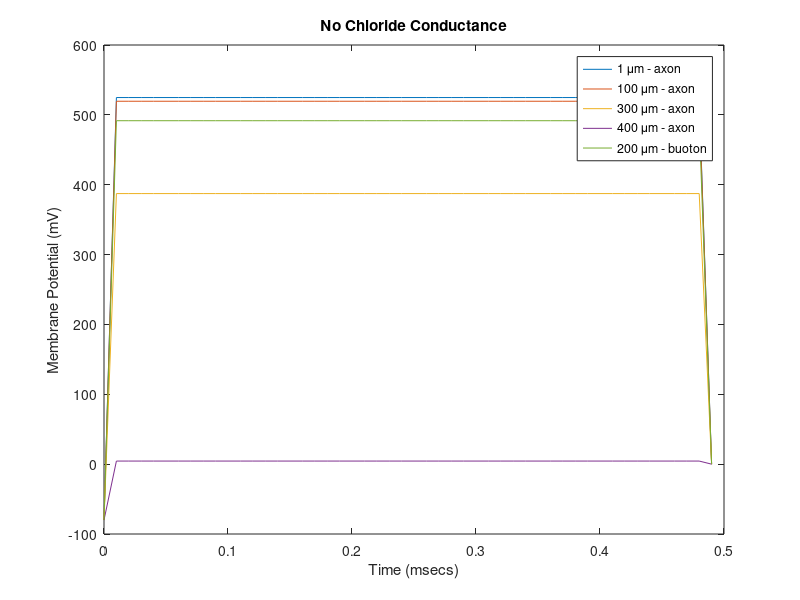

This chart was generated by the following MATLAB code:

% Author: Enes Haxhimali
% Axon Type: myelinated 

% Parameters

%These simulations are all done with a 1 mew m thick axon%

d_x = 10; % compartment size 
d_t = 10; % step size 

axon_length = 400;
total_time = 500; 
J = axon_length/d_x;% number of compartment    %%%%%%%%%%%%%%%

%{
d_n = 2.5 * 10^(-6); % node length
d_b = 6 *10^(-6); % buoton diameter 
d_a = 1*10^(-6); % axon diameter
myl_d = 1.5*10^(-6); %myleinated axon diameter
myl_sheath = (myl_d-d_a)/2*10^(-6); % the thickness of the myelin sheath
a = d_a/2*10^(-6);  % radius of unmyelentiated node
a_my = myl_d/2*10^(-6); % radius of myelentiated node
r_b = d_b/2*10^(-6);   % radius of buoton
%}
%%{
d_n = 2.5 * 10^(-2); % node length
d_b = 6 *10^(-2); % buoton diameter 
d_a = 1*10^(-2); % axon diameter
myl_d = 1.5*10^(-2); %myleinated axon diameter
myl_sheath = (myl_d-d_a)/2*10^(-2); % the thickness of the myelin sheath
a = d_a/2*10^(-2);  % radius of unmyelentiated node
a_my = myl_d/2*10^(-2); % radius of myelentiated node
r_b = d_b/2*10^(-2);   % radius of buoton
%}
c_m = .1 * 10^(-2);%memebrane capacitance in mu F/cm^2
c_mye = 0.04*10^(-2);%myelin capacitance in mu F/cm^2

% calculating the capacitances
C_a= 2*pi*d_x*a*c_m;
C_my = 2*pi*d_x*a*c_mye;
C_b = c_m*(pi*d_b^2/2-2*r_b^2*acos(1-2*d_a^2/r_b^2));

% conductance
g_Na_n = 740 *10^(-2);% nodal sodium conductance mS/cm^2
g_leak_n = 47*10^(-2);% nodal leak conductance mS/cm^2
g_Na_a = 105*10^(-2);% unymel axon sodium conductance mS/cm^2
g_leak_a = 4.70*10^(-2);% unmyel axon leak conductance mS/cm^2
g_Na_m = 0;% myel axon sodium conductance mS/cm^2
g_leak_m = 0.188*10^(-2);% myel axon leak conductance mS/cm^2
g_Na_b = 0;% buoton sodium conductance mS/cm^2
g_leak_b = 4.7*10^(-2);% buoton leak conductance mS/cm^2

% resistance
R_a = 70*10^(-2);% specific restitivty of the axoplasm at 37 C in omega cm
R_b = 524*10^(-2); % Resistance of bouton in K omega

E_na = 51*10^(-3); % sodium reversal potential in mV
E_l = -80*10^(-3); % leak reversal potential in mV  80
E_cl = -40*10^(-3); % chloride reversal potential in mV

I_inj = 500*10^(-12); % injected current value in pA - picoamperes 

V_values = zeros(total_time/d_t,J) ; % this will hold all the potential values at each compartment and at each unit of time
R_values = zeros(J,1) ; % this will hold all the resistance values at each compartment and at each unit of time
C_values = zeros(J,1) ; % this will hold all the capacitance values at each compartment and at each unit of time
I_values = zeros(total_time/d_t,J) ; % this will hold all the injected current values at each compartment and at each unit of time
m_values = zeros(total_time/d_t,J) ;
h_values = zeros(total_time/d_t,J) ; 

%function [V_values] = potential_solver(axon_type,g_cl,)
% -- - - - - - - - - - -  - --  -%
% setting the V and R values, the buoton is in the middle
R_values(:)  = R_a*d_x/(pi*a^2) *10^-8;
R_values(ceil(J/2)) = R_b;

C_values(:)  = C_my;
C_values(ceil(J/2)) = C_b;

%Rate function values 
    
alpha_m = @(V) (0.029* V + 10.1)./(1+exp(-0.19*V - 9.31));
m_inf = @(V) 1./(1+exp(-0.24*V - 13.44));
beta_m = @(alpha_m,m_inf) alpha_m.*(1./m_inf - 1);
h_inf = @(V) 1./(1+exp(0.1775.*V + 13.26));
beta_h = @(V) 1.25./(1+exp(-0.1.*V - 5.6));
alpha_h = @(beta_h,h_inf) (h_inf.*beta_h)./(1-h_inf);

% before beginning the loop set the values of m and h and V etc for the
% first time step
V_values(1,:) = -80 ;
m_values(1,:) = (alpha_m(V_values(1,:) )*d_t)./(1+(alpha_m(V_values(1,:)) + beta_m(alpha_m(V_values(1,:)),m_inf(V_values(1,:)) ))*d_t);
h_values(1,:) = (alpha_h(beta_h(V_values(1,:) ),h_inf(V_values(1,:)))*d_t)./(1+(alpha_h(beta_h(V_values(1,:)),h_inf(V_values(1,:))) + beta_h(V_values(1,:)))*d_t);

V_0 = V_values(1,:);
m_0 = m_values(1,:);
h_0 = h_values(1,:);

V_1 = 10*V_values(1,:);
A = zeros(J,J);
    B = zeros(J,1);
for n  = 2:total_time/d_t - 1
    disp(['timestep: ' num2str(n)])
    % we need to solve linear system of equations A*V(n) = B at each time step, where A
    % is the matrix of coefficients for the trigonal system of equations.    
   
    %{
    if n == 2
        V_0 = V_values(1,:);
        m_0 = m_values(1,:);
    end
    %}

    count = 0;
   %while abs(V_0-V_1) > 10^(-4)
        count = count +1;
        %disp('here')
        %disp(abs(V_0-V_1))
        for j = 1:J
            
            % BC1: if j = 1, v_-1 = v_1 
            % BC2: if j = J+1, v_J+1 = v_J-1
            
            % also have a condition if we are the axon or the buoton -->
            % resitance and capatiance values will change 
            
            % calculating the rate functions for this specific V

            alpha_m_current = alpha_m(V_values(n,j));
            m_inf_current = m_inf(V_values(n,j));
            beta_m_current = beta_m(alpha_m_current,m_inf_current);
            h_inf_current = h_inf(V_values(n,j));
            beta_h_current = beta_h(V_values(n,j));
            alpha_h_current = alpha_h(beta_h_current,h_inf_current);

            g_cl =0*10^(-2);            

            g_leak_a = g_leak_a+ g_cl; % adding a cl component to the leak conductane
            if g_cl ~= 0 
                E_l = E_cl;
            end
             C_values(j) = C_values(j)
             R_values = R_values
            % first solve the triagonal system of equations for U
                if j ~= 1 && j ~= J
                    L  = -2*d_t/ (C_values(j)*(R_values(j-1) + R_values(j)));  
                    U  = -2*d_t/ (C_values(j)*(R_values(j) + R_values(j+1)));
                    % assigning the coefficients
                    A(j,j+1) = U;  
                    A(j,j-1) = L;
                elseif j == 1 % BC1
                    L  = 0;  
                    U  = - 4*d_t/ (C_values(1)*(R_values(1) + R_values(2)));         
                    A(j,j+1) = U;  % assigning the coefficients
                else  % BC2
                    L  = - 4*d_t/ (C_values(J)*(R_values(J-1) + R_values(J)));  
                    U = 0;
                    A(j,j-1) = .2;%L % assigning the coefficients
                end          

                disp(['L = ' num2str(L)])
                disp(['U = ' num2str(U)])
                disp(['m0 = ' num2str(m_0(j))])
                disp(['h0 = ' num2str(h_0(j))])
                disp(['rest =' num2str(d_t/C_values(j)*(g_Na_m*real(m_0(j))^3*real(h_0(j))+g_leak_m))])       
                %disp(['rest =' num2str(d_t/C_values(j)*(g_Na_a*m_0(j)^3*h_0(j)+g_leak_a))])
        
                D = 1 - L - U + d_t/C_values(j)*(g_Na_m*real(m_0(j))^3*real(h_0(j))+g_leak_m); %sum through conductances            
                A(j,j) =  D; % assigning the coefficients 
                disp(['D = ' num2str(D)])
                if j ~= ceil(J/2) % case when not buoton
                    if  (n == 1  ) && j == 1  % we have an injected current in the first time step in first compartment
                      
                        %disp(V_0 + d_t/C_values(j) * (g_Na_a*m_0(j)^3*h_0(j)*E_na+g_leak_a*E_l) + d_t/C_values(j) * I_inj)
                        B(j) = V_0(j) + d_t/C_values(j) * (g_Na_m*real(m_0(j))^3*real(h_0(j))*E_na+g_leak_m*E_l) + d_t/C_values(j) * I_inj;
                    else
                        B(j) = V_0(j) + d_t/C_values(j) * (g_Na_m*real(m_0(j))^3*real(h_0(j))*E_na+g_leak_m*E_l) + d_t/C_values(j);            
                    end        

                else
                    B(j) = V_0(j) + d_t/C_values(j) * (g_Na_b*real(m_0(j))^3*real(h_0(j))*E_na+g_leak_b*E_l) + d_t/C_values(j);        
                end
                disp(['zb = ' num2str(B(j))])
        end 
        % updating V_0
        if  count ~= 1
            V_0 = V_1;
        end
        % Now solve AV = B to get new V_1:     
        V_1 = inv(A)*B;      

        %m_0= (m_0 + alpha_m(V_1)*d_t)./(1+(alpha_m(V_1) + beta_m(V_1))*d_t);
        %h_0 = (h_0 + alpha_h(V_1)*d_t)./(1+(alpha_h(V_1) +
        %beta_h(V_1))*d_t);
       if count ==20
        disp(m_0)
       end

       m_0 =  (m_0+d_t.*alpha_m(V_1))./(1+(alpha_m(V_1) + d_t*beta_m(alpha_m(V_1),m_inf(V_1) )));
      
       h_0= (h_0+alpha_h(beta_h(V_1 ),h_inf(V_1))*d_t)./(1+(alpha_h(beta_h(V_1),h_inf(V_1)) + beta_h(V_1))*d_t);

        %m_values(n,j) = (m_values(n-1,j) + alpha_m(V_values(n,j))*d_t)/(1+(alpha_m(V_values(n,j)) + beta_m(V_values(n,j)))*d_t);
        %h_values(n,j) = (h_values(n-1,j) + alpha_h(V_values(n,j))*d_t)/(1+(alpha_h(V_values(n,j)) + beta_h(V_values(n,j)))*d_t);
           
    %end
    V_values(n,:) = V_1;
    m_values(n,:) = m_0(:,1);
    h_values(n,:) = h_0(:,1);
end

V_values = V_values;  % converting from V to mV for graphs

time = 0:d_t:total_time-d_t;
time = time/1000;
figure()
plot(time,V_values(:,1))
hold on;
plot(time,V_values(:,100/d_x))
hold on;

plot(time,V_values(:,300/d_x))
hold on;
plot(time,V_values(:,J)) 
hold on;
plot(time,V_values(:,ceil(J/2)))


title("No Chloride Conductance")
xlabel("Time (msecs)")
ylabel("Membrane Potential (mV)")
legend('1 \mum - axon', '100 \mum - axon',  '300 \mum - axon', '400 \mum - axon','200 \mum - buoton')

